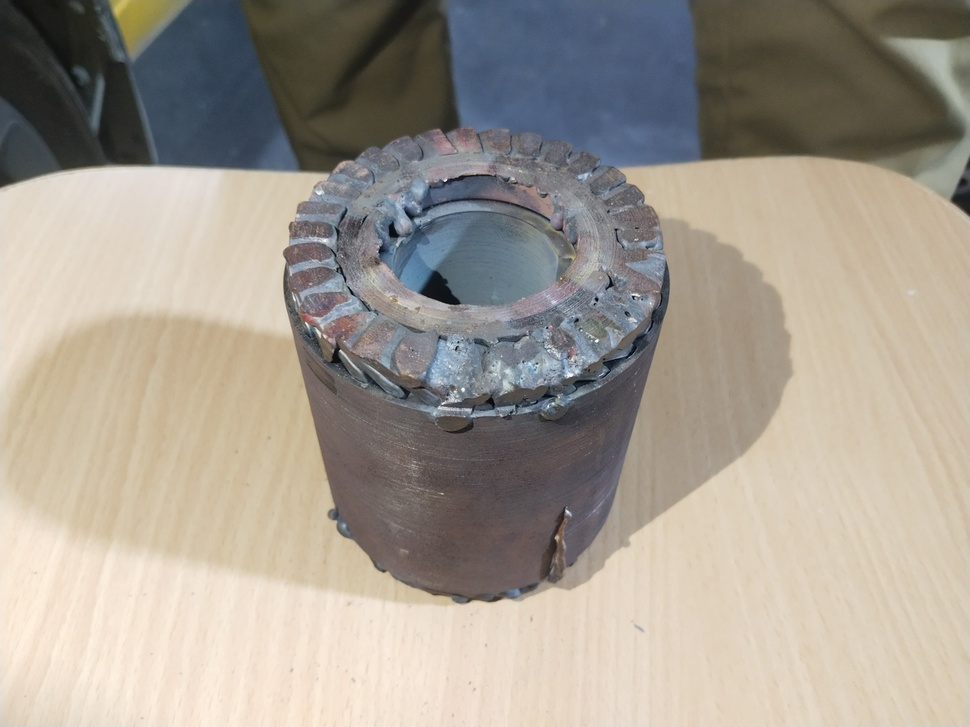
#> input picture images/WhatsApp Image 2026-09-17 at 23.10.08.jpeg, 970 x 727 px, shrunk from 4080 x 3060 before the run
$ python generate_experimental_setup_diagram.py
#> lines starting #> are read from the running program, lines starting #| are printed output that depends on the picture
import matplotlib.pyplot as plt
import matplotlib.patches as patches
from matplotlib.patches import FancyBboxPatch, Rectangle
from PIL import Image
import os

# Set fonts
plt.rcParams['font.sans-serif'] = 'Arial'
plt.rcParams['font.family'] = 'sans-serif'

# 7.2 x 6.4 inches at 300 DPI - Single Panel: Physical Rotor Specimen on Inspection Stand
fig, ax_img = plt.subplots(1, 1, figsize=(7.2, 6.4), dpi=300)
ax_img.set_xlim(0, 100)
ax_img.set_ylim(0, 100)
ax_img.axis('off')

# Panel border
panel_box_b = FancyBboxPatch((1, 1), 98, 98, boxstyle="round,pad=0.3,rounding_size=1.5",
                             facecolor="#FAFBFC", edgecolor="#CFD8DC", linewidth=1.5)
ax_img.add_patch(panel_box_b)

# Title banner
tbox_b = FancyBboxPatch((3, 91), 94, 6.5, boxstyle="round,pad=0.2,rounding_size=1.0",
                        facecolor="#0277BD", edgecolor="#01579B", linewidth=1.2)
ax_img.add_patch(tbox_b)
ax_img.text(50, 94.25, "PHYSICAL ROTOR SPECIMEN ON INSPECTION STAND",
            ha='center', va='center', color='white', fontsize=10, fontweight='bold')

# Load and embed the actual rotor photo
rotor_photo_path = 'images/WhatsApp Image 2026-09-17 at 23.10.08.jpeg'
if os.path.exists(rotor_photo_path):
    raw_img = Image.open(rotor_photo_path)
#> raw_img is the input picture: PIL image 970x727 RGB; mean R, G, B 162.9, 155.2, 144.4
    w, h = raw_img.size
#> w = 970; h = 727
    cx, cy = w // 2, h // 2
#> cx = 485; cy = 363
    crop_w, crop_h = int(w * 0.72), int(h * 0.85)
#> crop_w = 698; crop_h = 617
    left = cx - crop_w // 2
#> left = 136
    top = cy - crop_h // 2 + 50
#> top = 105
    right = left + crop_w
#> right = 834
    bottom = top + crop_h
#> bottom = 722
    cropped_rotor = raw_img.crop((left, top, right, bottom))
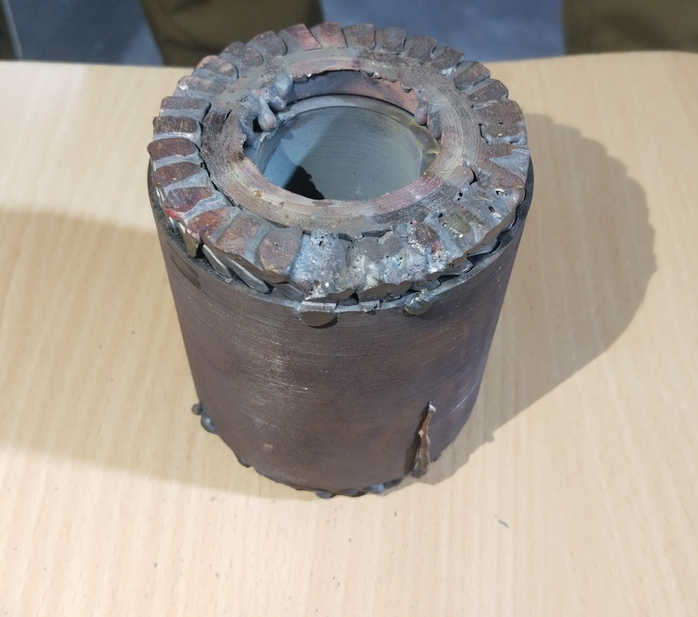
#> cropped_rotor: PIL image 698x617 RGB; mean R, G, B 168.3, 159.9, 150.1

    # Display in ax_img: x=4 to 96, y=6 to 88
    ax_img.imshow(cropped_rotor, extent=[4, 96, 6, 88], aspect='auto', zorder=2)

    # Engineering Annotations & Bounding Overlays
    weld_ann = FancyBboxPatch((18, 55), 64, 25, boxstyle="round,pad=0.2",
                              facecolor="none", edgecolor="#00E676", lw=2.2, linestyle="--", zorder=4)
    ax_img.add_patch(weld_ann)

    lbl1 = FancyBboxPatch((24, 76), 52, 6.5, boxstyle="round,pad=0.1",
                          facecolor=(0, 0, 0, 0.75), edgecolor="#00E676", lw=1.2, zorder=5)
    ax_img.add_patch(lbl1)
    ax_img.text(50, 79.25, "CIRCUMFERENTIAL WELD SEAM (FOV ROI)", ha='center', va='center',
               color='#00E676', fontsize=8.0, fontweight='bold', zorder=6)

    lbl2 = FancyBboxPatch((20, 20), 60, 6.5, boxstyle="round,pad=0.1",
                          facecolor=(0, 0, 0, 0.75), edgecolor="#29B6F6", lw=1.2, zorder=5)
    ax_img.add_patch(lbl2)
    ax_img.text(50, 23.25, "ROTOR CORE & CONDUCTIVE BARS (92.4 mm)", ha='center', va='center',
               color='#81D4FA', fontsize=8.0, fontweight='bold', zorder=6)

    lbl3 = FancyBboxPatch((14, 8), 72, 5.5, boxstyle="round,pad=0.1",
                          facecolor=(1, 1, 1, 0.9), edgecolor="#37474F", lw=1.0, zorder=5)
    ax_img.add_patch(lbl3)
    ax_img.text(50, 10.75, "Working Standoff: 300 mm | Illumination: Diffused 5500K LED",
               ha='center', va='center', color='#263238', fontsize=7.8, fontweight='bold', zorder=6)

plt.tight_layout()
output_fig_path = "analysis_output/report_assets/fig_experimental_setup.png"
os.makedirs(os.path.dirname(output_fig_path), exist_ok=True)
plt.savefig(output_fig_path, dpi=300, bbox_inches='tight')
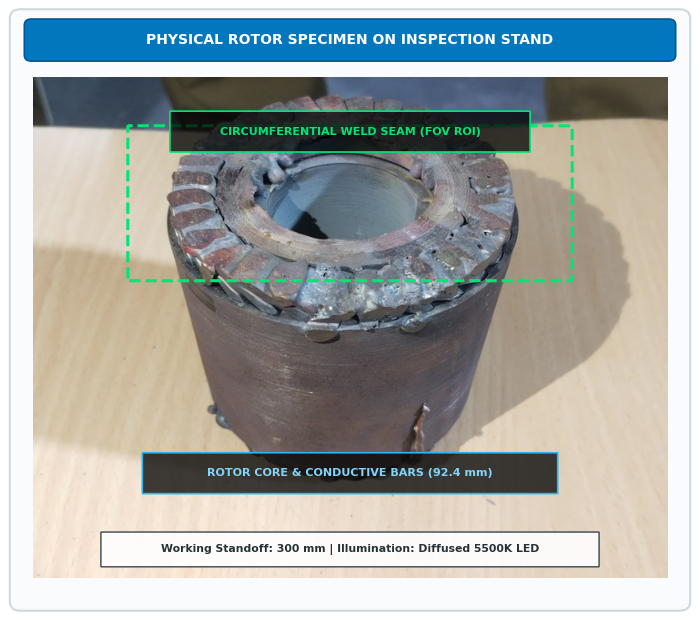
#> figure drawn by matplotlib, 1 panel
plt.close()
print(f"Successfully generated single-panel experimental setup diagram: {output_fig_path}")

$ run again, with images/WhatsApp Image 2026-09-17 at 23.10.09.jpeg copied over images/WhatsApp Image 2026-09-17 at 23.10.08.jpeg
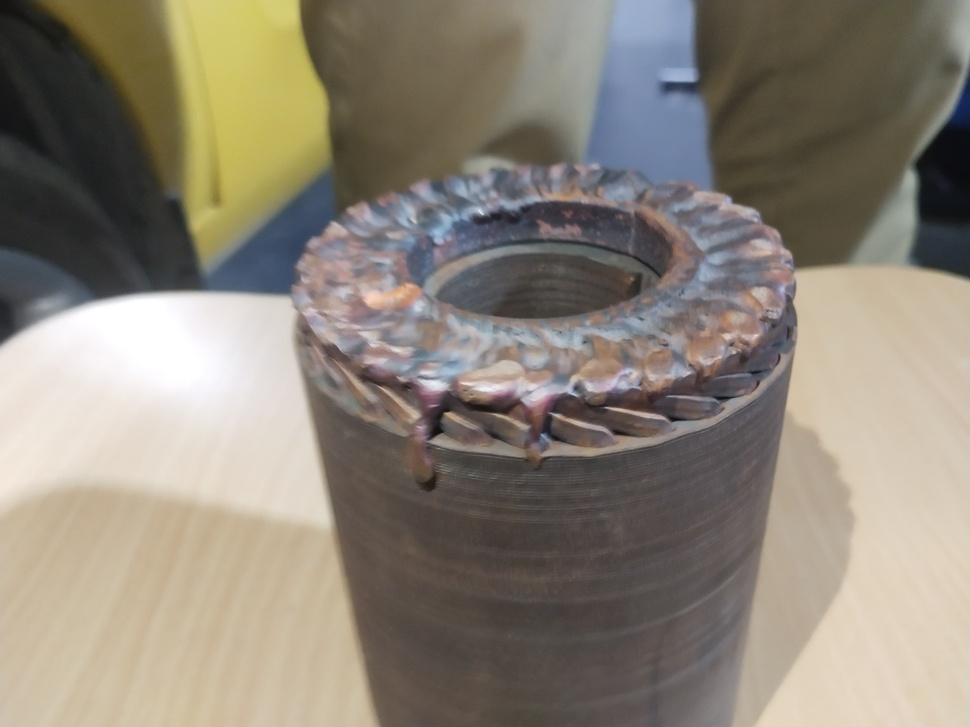
#> input picture images/WhatsApp Image 2026-09-17 at 23.10.09.jpeg, 970 x 727 px, shrunk from 4080 x 3060 before the run
#> raw_img is the input picture: PIL image 970x727 RGB; mean R, G, B 140.2, 132.2, 119.7
#> `cropped_rotor = raw_img.crop((left, top, right, bottom))`:
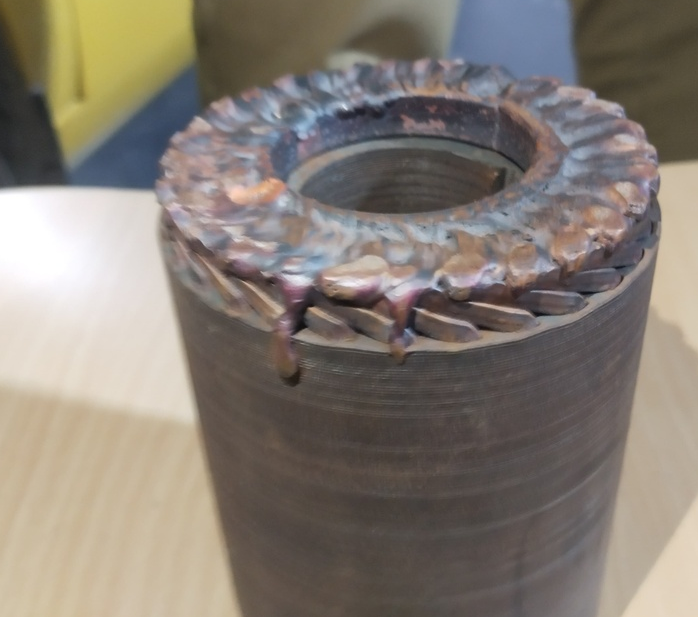
#> cropped_rotor: PIL image 698x617 RGB; mean R, G, B 133.9, 125.5, 116.3
#> `plt.savefig(output_fig_path, dpi=300, bbox_inches='tight')`:
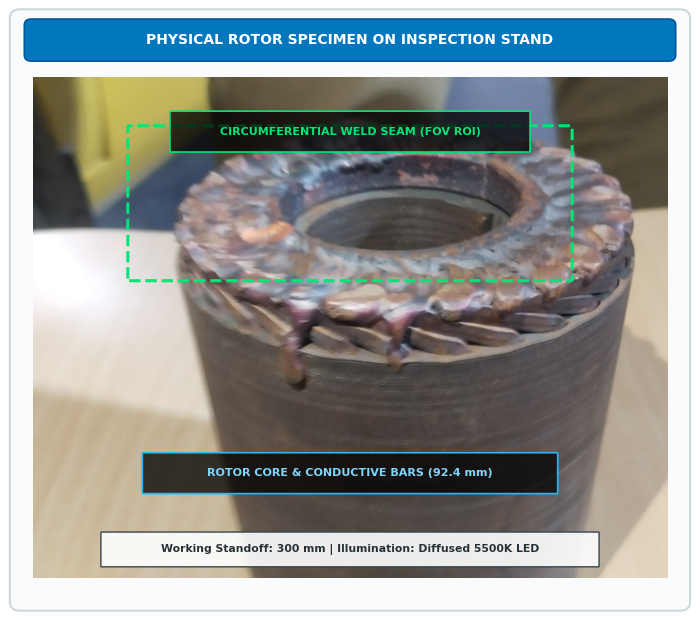
#> figure drawn by matplotlib, 1 panel

$ run again, with images/WhatsApp Image 2026-09-17 at 23.10.10.jpeg copied over images/WhatsApp Image 2026-09-17 at 23.10.08.jpeg
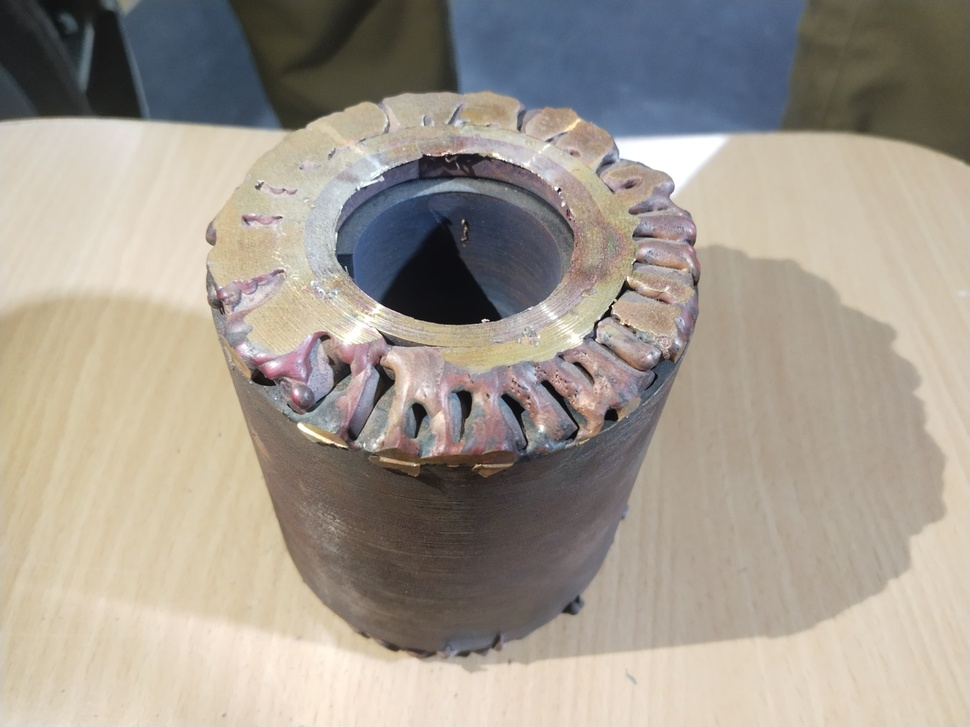
#> input picture images/WhatsApp Image 2026-09-17 at 23.10.10.jpeg, 970 x 727 px, shrunk from 4080 x 3060 before the run
#> raw_img is the input picture: PIL image 970x727 RGB; mean R, G, B 162.7, 154.5, 143.6
#> `cropped_rotor = raw_img.crop((left, top, right, bottom))`:
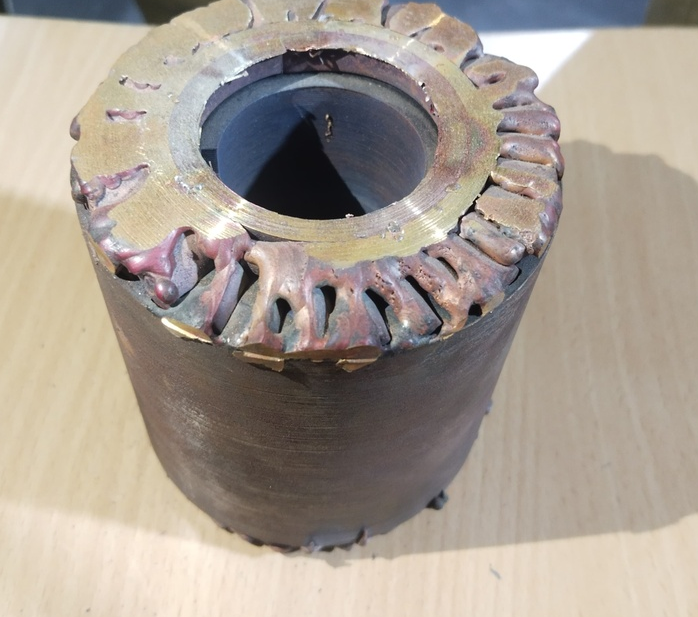
#> cropped_rotor: PIL image 698x617 RGB; mean R, G, B 167.8, 157.4, 146.4
#> `plt.savefig(output_fig_path, dpi=300, bbox_inches='tight')`:
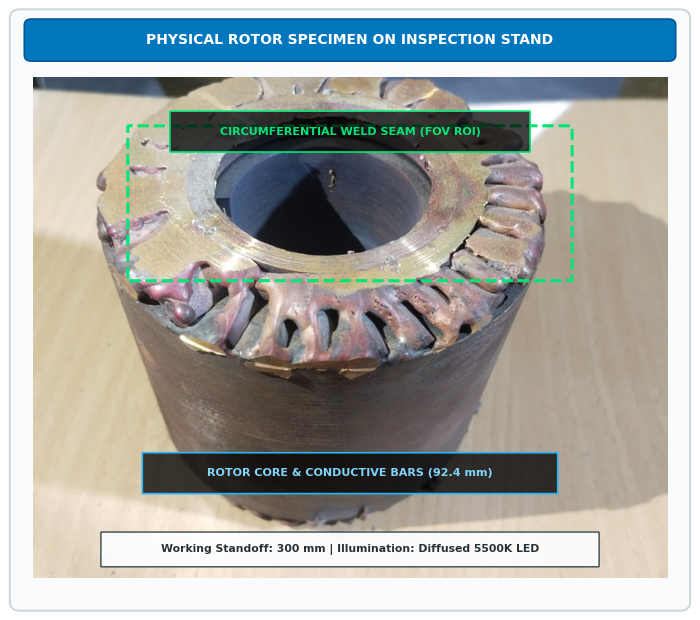
#> figure drawn by matplotlib, 1 panel

$ run again, with images/WhatsApp Image 2026-09-17 at 23.10.11.jpeg copied over images/WhatsApp Image 2026-09-17 at 23.10.08.jpeg
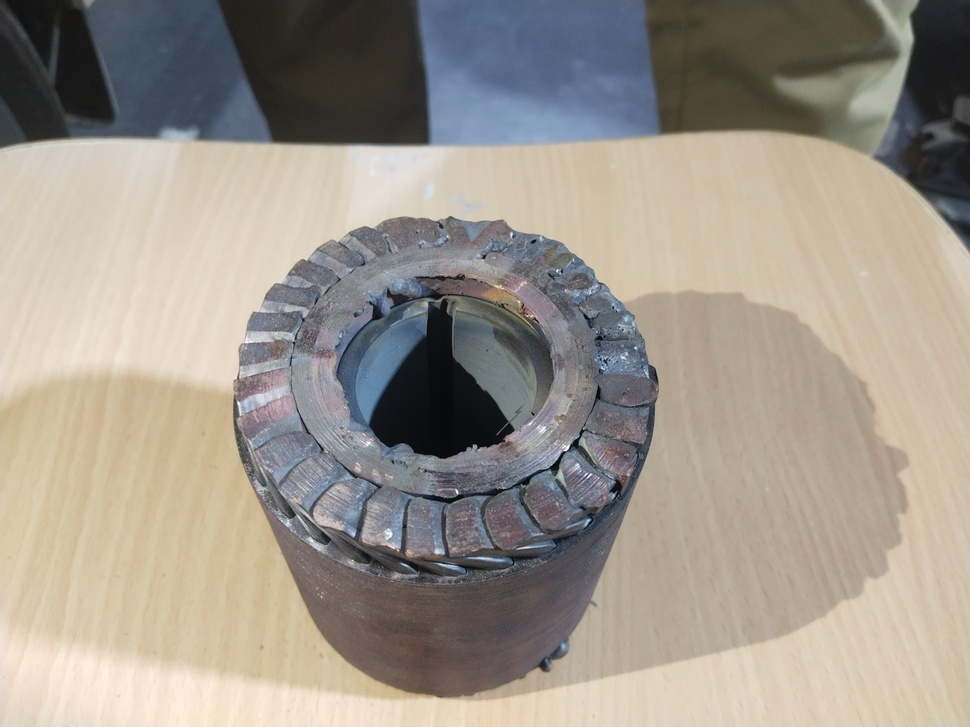
#> input picture images/WhatsApp Image 2026-09-17 at 23.10.11.jpeg, 970 x 727 px, shrunk from 4080 x 3060 before the run
#> raw_img is the input picture: PIL image 970x727 RGB; mean R, G, B 157.6, 150.2, 139.9
#> `cropped_rotor = raw_img.crop((left, top, right, bottom))`:
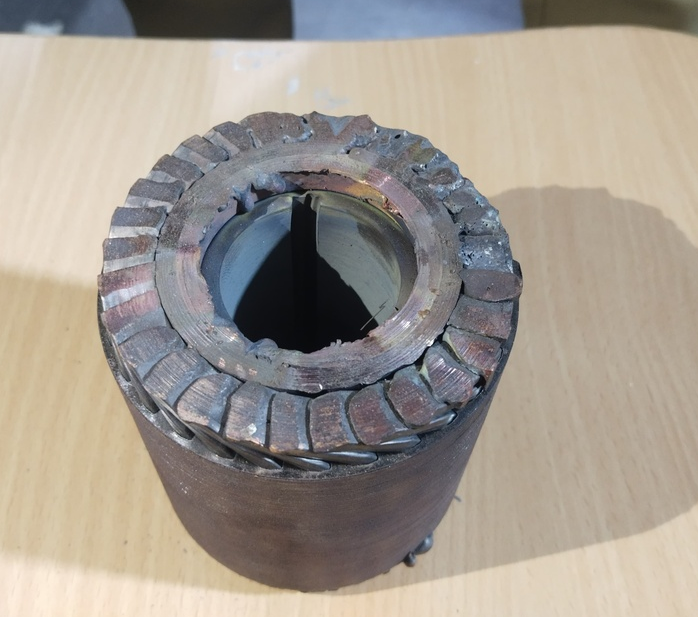
#> cropped_rotor: PIL image 698x617 RGB; mean R, G, B 162, 153.9, 144.2
#> `plt.savefig(output_fig_path, dpi=300, bbox_inches='tight')`:
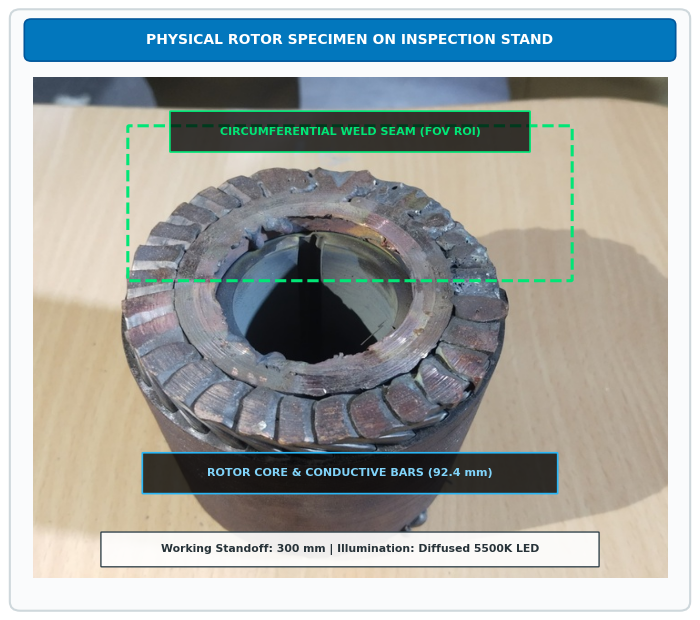
#> figure drawn by matplotlib, 1 panel
